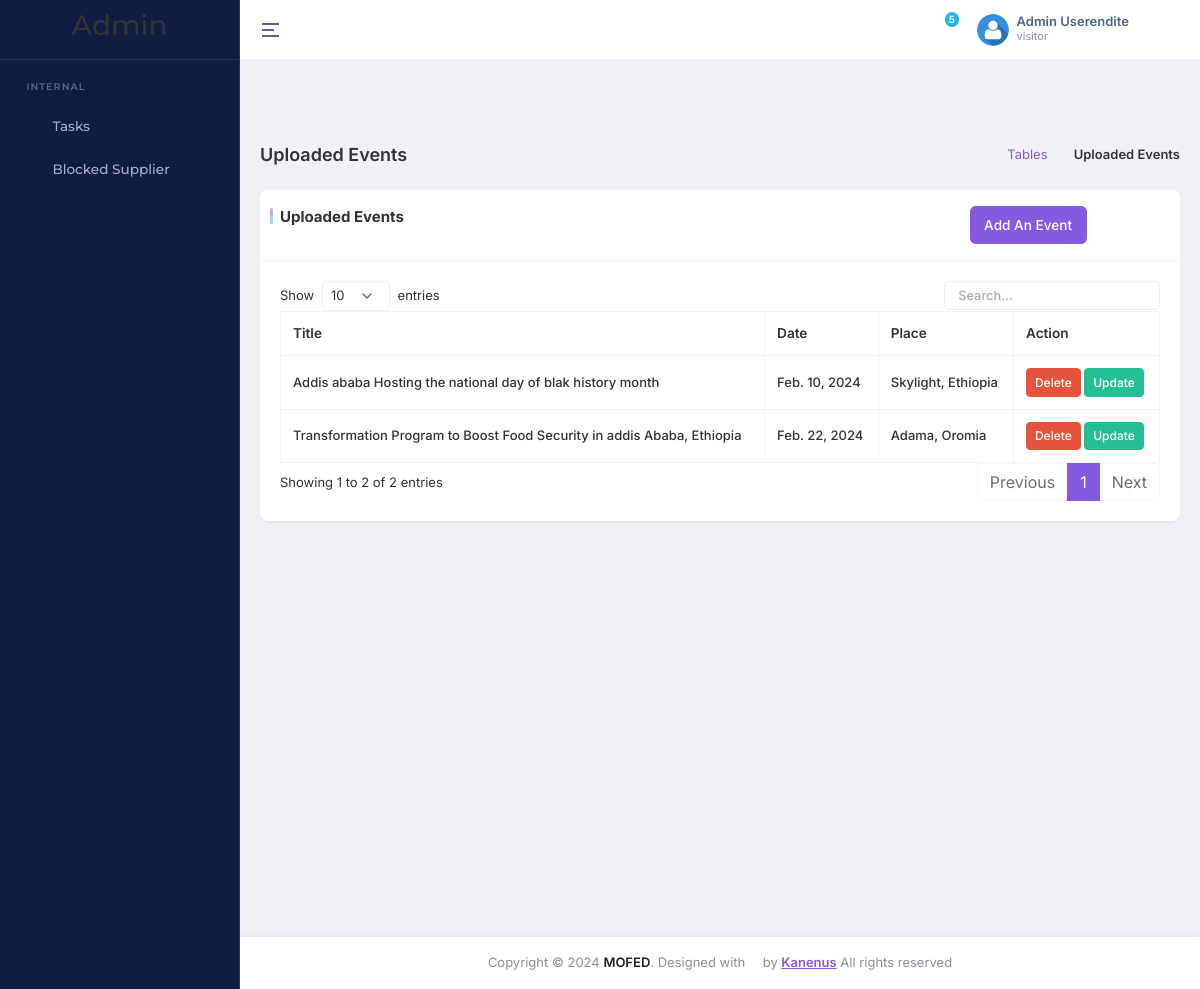
The page /dashboard/events_list/ (signed in) on the database its author committed.
### accounts/models.py (models this page shows)
class UserProfile(AbstractBaseUser, PermissionsMixin):
    email = models.EmailField(unique=True)
    first_name = models.CharField(('first name'), max_length=150, blank=True)
    last_name = models.CharField(('last name'), max_length=150, blank=True)
    role = models.CharField(max_length=20, choices=USER_ROLES, default='visitor')
    profile_pic = models.ImageField(upload_to='profile_pics/', null=True, blank=True)
    phonenumber = models.CharField(max_length=15, null=True, blank=True)
    groups = models.ManyToManyField(Group, blank=True, related_name='user_profiles')
    user_permissions = models.ManyToManyField(
        Permission, blank=True, related_name='user_profiles_permissions'
    )
    is_active = models.BooleanField(default=False)
    is_staff = models.BooleanField(default=False)
    is_superuser = models.BooleanField(default=False)
    status = models.CharField(max_length=100, choices=STATUS, default='Pending')
    created_date = models.DateTimeField(auto_now_add=True, editable=False)
    date_joined = models.DateTimeField(('date joined'), default=timezone.now)
    objects = MyUserManager()
    USERNAME_FIELD = 'email'
    REQUIRED_FIELDS = ['first_name', 'last_name'] # will appear at py manage.py createsuperuser thingy
    class Meta:
        ordering = ('-id',)

### dashboard/models.py (models this page shows)
class Event(models.Model):
    title = models.CharField(max_length=100)
    image = models.ImageField(upload_to='event_images')
    time = models.CharField(max_length=50)
    location = models.CharField(max_length=100)
    description = models.TextField()
    date = models.DateField()

### dashboard/views.py (the view)
# urls.py: path('events_list/', event_list, name='event_list'),
def event_list(request):
    events = Event.objects.all()
    return render(request, 'events_list.html', {'events': events})

### core/context_processors.py (called while the page is built)
def recent_news_mega(request):
    recent_news = NewsArticle.objects.order_by('-created_at')
    recent_news  = recent_news[:4] if recent_news else recent_news
    return {'recent_news_mega':recent_news}

def stgs(request):
    contact_info = ContactInfo.objects.first()
    quick_links = QuickLink.objects.all()
    pages = Pages.objects.first()
    return {
        'contact_info': contact_info,  # Include footer data in context
        'quick_links': quick_links,  # Include footer data in context
        'stg':Settings.objects.first(),
        'pages': pages
    }

### dashboard/templates/events_list.html (shortened to what this page needs)
{% extends 'base_new_admin.html' %}
{% load static %}
{% block main %}
<div class="main-content app-content">
    <div class="container-fluid">
        <div class="d-md-flex d-block align-items-center justify-content-between my-4 page-header-breadcrumb">
            <h1 class="page-title fw-semibold fs-18 mb-0">Uploaded Events</h1>
            <div class="ms-md-1 ms-0">
                <nav>
                    <ol class="breadcrumb mb-0">
                        <li class="breadcrumb-item"><a href="javascript:void(0);">Tables</a></li>
                        <li class="breadcrumb-item active" aria-current="page">Uploaded Events</li>
                    </ol>
                </nav>
            </div>
        </div>
        <div class="row">
            <div class="col-xl-12">
                <div class="card custom-card">
                    <div class="card-header">
                        <div class="col-lg-11">
                            <div class="card-title">
                                Uploaded Events
                                <a href="{% url 'add_event' %}" class="btn btn-primary float-end">Add an Event </a>
                            </div>
                        </div>
                    </div>
                    <div class="card-body">
                        <div class="table-responsive">
                            <table id="datatable-basic" class="table table-bordered text-nowrap w-100 datatable">
                                <thead>
                                    <tr>
                                        <th>Title</th>
                                        <th>Date</th>
                                        <th>Place</th>
                                        <th>Action</th>
                                    </tr>
                                </thead>
                                <tbody>
                                    {% for event in events %}
                                    <tr>
                                        <td>{{ event.title }}</td>
                                        <td>{{ event.date }}</td>
                                        <td>{{ event.location }}</td>
                                        <td>
                                            <button class="btn btn-danger btn-sm" onclick="confirmDelete('{{ event.id }}')">Delete</button>
                                            <a href="{% url 'update_event' event_id=event.id %}" class="btn btn-success btn-sm">Update</a>
                                        </td>
                                    </tr>
                                    {% endfor %}
                                </tbody>
                            </table>
                        </div>
                    </div>
                </div>
            </div>
        </div>
    </div>
</div>
{% endblock %}

### task_manager/templates/base_new_admin.html (shortened to what this page needs)
{% load static %}
{% load menu_tags %}
{% load static cms_tags sekizai_tags  %}
<!DOCTYPE html>
<html lang="en" dir="ltr" data-nav-layout="vertical" data-theme-mode="light" data-header-styles="light" data-menu-styles="dark" data-toggled="close">
<head>
    <link id="style" href="{% static 'dashboard/libs/bootstrap/css/bootstrap.min.css' %}" rel="stylesheet" >
    <link href="{% static 'dashboard/css/styles.min.css' %}" rel="stylesheet" >
    <link href="{% static 'dashboard/css/icons.css' %}" rel="stylesheet" >
    <link href="{% static 'dashboard/libs/node-waves/waves.min.css' %}" rel="stylesheet" >
    <link href="{% static 'dashboard/libs/simplebar/simplebar.min.css' %}" rel="stylesheet" >
    <link rel="stylesheet" href="{% static 'dashboard/libs/flatpickr/flatpickr.min.css' %}">
    <link rel="stylesheet" href="{% static 'dashboard/libs/@simonwep/pickr/themes/nano.min.css' %}">
    <link rel="stylesheet" href="{% static 'dashboard/libs/jsvectormap/css/jsvectormap.min.css' %}">
    <link rel="stylesheet" href="{% static 'dashboard/libs/swiper/swiper-bundle.min.css' %}">
    <link rel="stylesheet" href="{% static 'dashboard/libs/choices.js/public/assets/styles/choices.min.css' %}">
</head>
<body>
    <div class="page">
        <header class="app-header" style="position: relative;">
            <div class="main-header-container container-fluid">
                <div class="header-content-left">
                    <div class="header-element">
                        <a aria-label="Hide Sidebar" class="sidemenu-toggle header-link animated-arrow hor-toggle horizontal-navtoggle" data-bs-toggle="sidebar" href="javascript:void(0);"><span></span></a>
                    </div>
                </div>
                <div class="header-content-right">
                    <div class="header-element header-theme-mode">
                        <a href="javascript:void(0);" class="header-link layout-setting">
                            <span class="light-layout">
                            <i class="bx bx-moon header-link-icon"></i>
                            </span>
                        </a>
                    </div>
                    <div class="header-element notifications-dropdown">
                        <a href="javascript:void(0);" class="header-link dropdown-toggle" data-bs-toggle="dropdown" data-bs-auto-close="outside" id="messageDropdown" aria-expanded="false">
                            <i class="bx bx-bell header-link-icon"></i>
                            <span class="badge bg-secondary rounded-pill header-icon-badge pulse pulse-secondary" id="notification-icon-badge">5</span>
                        </a>
                    </div>
                    <div class="header-element">
                        <a href="javascript:void(0);" class="header-link dropdown-toggle" id="mainHeaderProfile" data-bs-toggle="dropdown" data-bs-auto-close="outside" aria-expanded="false">
                            <div class="d-flex align-items-center">
                                <div class="me-sm-2 me-0">
                                    {% if user.profile_pic %}
                                    <img src="{{ user.profile_pic.url }}"  alt="img" width="32" height="32" class="rounded-circle">
                                    {% else %}
                                    <img src="{% static 'front/imgs/team/user.png' %}"  alt="img" width="32" height="32" class="rounded-circle">
                                    {% endif %}
                                </div>
                                <div class="d-sm-block d-none">
                                    <p class="fw-semibold mb-0 lh-1">{{user.first_name}}</p>
                                    <span class="op-7 fw-normal d-block fs-11">{{user.role}}</span>
                                </div>
                            </div>
                        </a>
                    </div>
                    <div class="header-element">
                        <a href="javascript:void(0);" class="header-link switcher-icon" data-bs-toggle="offcanvas" data-bs-target="#switcher-canvas">
                            <i class="bx bx-cog header-link-icon"></i>
                        </a>
                    </div>
                </div>
            </div>
        </header>
        <aside class="app-sidebar sticky" id="sidebar">
            <div class="main-sidebar-header">
                <a href="" class="header-logo">
                    <h3>Admin </h3>
                </a>
            </div>
            <div class="main-sidebar" id="sidebar-scroll">
                <nav class="main-menu-container nav nav-pills flex-column sub-open">
                    <ul class="main-menu">
                        <li class="slide__category"><span class="category-name">Internal</span></li>
                        <li class="slide has-sub">
                            <a href="javascript:void(0);" class="side-menu__item">
                                <i class="bx bx-task side-menu__icon"></i>
                                <span class="side-menu__label">Tasks</span>
                                <i class="fe fe-chevron-right side-menu__angle"></i>
                            </a>
                        </li>
                        <li class="slide">
                            <a href="{% url 'supplier_list' %}" class="side-menu__item">
                                <i class="bx bx-block side-menu__icon"></i>
                                <span class="side-menu__label">Blocked Supplier</span>
                            </a>
                        </li>
                    </ul>
                </nav>
            </div>
        </aside>
        {% block main%}{% endblock %}
        <footer class="footer mt-auto py-3 bg-white text-center">
            <div class="container">
                <span class="text-muted"> Copyright © <span id="year"></span> <a
                        href="javascript:void(0);" class="text-dark fw-semibold">MOFED</a>.
                    Designed with <span class="bi bi-heart-fill text-danger"></span> by <a href="javascript:void(0);">
                        <span class="fw-semibold text-primary text-decoration-underline">Kanenus</span>
                    </a> All
                    rights
                    reserved
                </span>
            </div>
        </footer>
    </div>
</body>
</html>

### rows shown on the page
UserProfile: first_name "Admin Userendite", role "visitor"
Event: title "Transformation Program to Boost Food Security in addis Ababa, Ethiopia", date "Feb. 22, 2024", location "Adama, Oromia"
Event: title "Addis ababa Hosting the national day of blak history month", date "Feb. 10, 2024", location "Skylight, Ethiopia"
